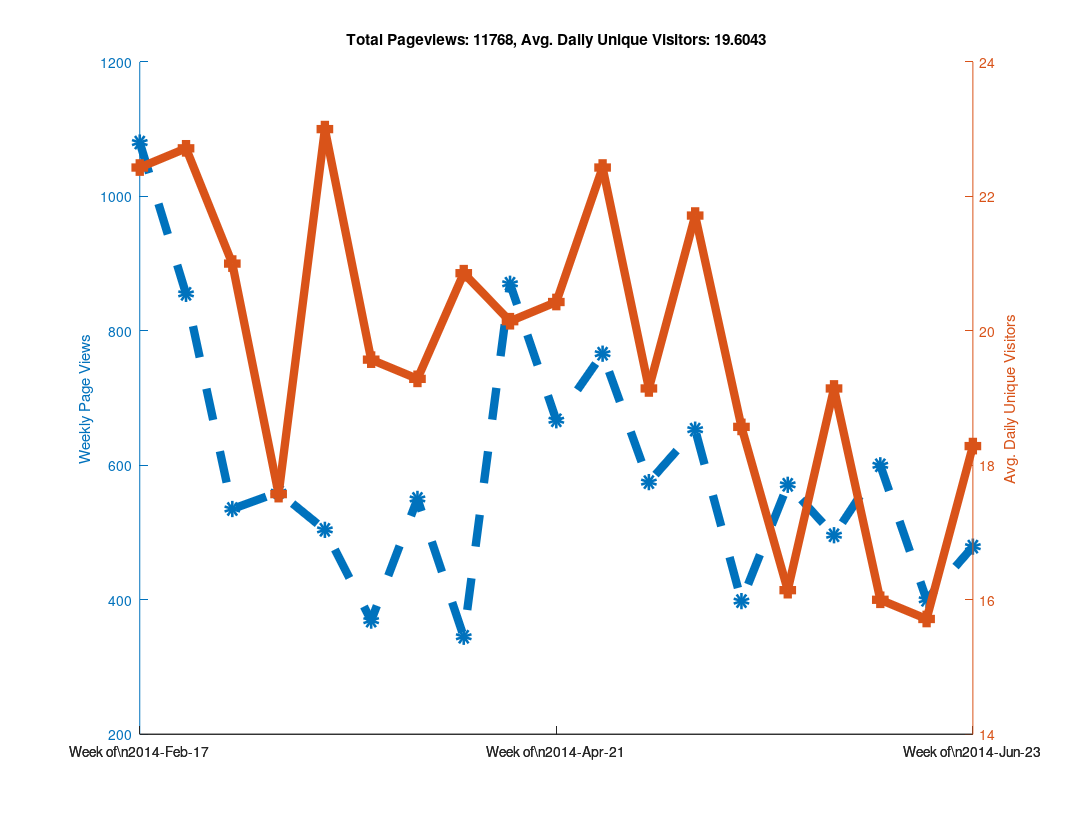

Recreate this plot in MATLAB.
clear all

% Github has a "traffic" page now, but it doesn't seem like you can
% put in an arbitrary date range?  When I looked at it, it showed the
% numbers of unique visitors and views for the last two weeks only...
% So as long as I check back at least once every two weeks I can keep
% a record of it?  Great...

% https://github.com/libMesh/libmesh/graphs/traffic

% Date, Views, Unique Visitors
data = {
    '2014-Feb-17', 274, 25
    '2014-Feb-18', 145, 30
    '2014-Feb-19', 129, 27
    '2014-Feb-20', 202, 24
    '2014-Feb-21', 240, 22
    '2014-Feb-22', 62,  17
    '2014-Feb-23', 28,  12
    '2014-Feb-24', 217, 19
    '2014-Feb-25', 90,  25
    '2014-Feb-26', 189, 36
    '2014-Feb-27', 112, 26
    '2014-Feb-28', 81,  20
    '2014-Mar-01', 113, 17
    '2014-Mar-02', 53,  16
    '2014-Mar-03', 41,  21
    '2014-Mar-04', 144, 35
    '2014-Mar-05', 51,  20
    '2014-Mar-06', 157, 25
    '2014-Mar-07', 50,  22
    '2014-Mar-08', 50,  11
    '2014-Mar-09', 42,  13
    '2014-Mar-10', 61,  16
    '2014-Mar-11', 27,  16
    '2014-Mar-12', 111, 20
    '2014-Mar-13', 66,  20
    '2014-Mar-14', 223, 25
    '2014-Mar-15', 46,   9
    '2014-Mar-16', 26,  17
    '2014-Mar-17', 80,  29
    '2014-Mar-18', 59,  30
    '2014-Mar-19', 85,  31
    '2014-Mar-20', 122, 18
    '2014-Mar-21', 61,  21
    '2014-Mar-22', 33,  18
    '2014-Mar-23', 64,  14
    '2014-Mar-24', 95,  24
    '2014-Mar-25', 75,  28
    '2014-Mar-26', 49,  18
    '2014-Mar-27', 57,  24
    '2014-Mar-28', 33,  16
    '2014-Mar-29', 41,  16
    '2014-Mar-30', 19,  11
    '2014-Mar-31', 52,  12
    '2014-Apr-01', 120, 21
    '2014-Apr-02', 68,  23
    '2014-Apr-03', 98,  28
    '2014-Apr-04', 77,  21
    '2014-Apr-05', 80,  15
    '2014-Apr-06', 55,  15
    '2014-Apr-07', 71,  31
    '2014-Apr-08', 84,  26
    '2014-Apr-09', 33,  18
    '2014-Apr-10', 32,  16
    '2014-Apr-11', 51,  20
    '2014-Apr-12', 25,  15
    '2014-Apr-13', 49,  20
    '2014-Apr-14', 120, 23
    '2014-Apr-15', 191, 27
    '2014-Apr-16', 219, 24
    '2014-Apr-17', 216, 30
    '2014-Apr-18', 63,  19
    '2014-Apr-19', 36,  11
    '2014-Apr-20', 25,   7
    '2014-Apr-21', 115, 24
    '2014-Apr-22', 128, 31
    '2014-Apr-23', 87,  25
    '2014-Apr-24', 108, 23
    '2014-Apr-25', 111, 20
    '2014-Apr-26', 89,   9
    '2014-Apr-27', 29,  11
    '2014-Apr-28', 177, 28
    '2014-Apr-29', 170, 27
    '2014-Apr-30', 183, 28
    '2014-May-01', 97,  25
    '2014-May-02', 64,  23
    '2014-May-03', 43,  12
    '2014-May-04', 32,  14
    '2014-May-05', 125, 28
    '2014-May-06', 68,  24
    '2014-May-07', 68,  19
    '2014-May-08', 114, 14
    '2014-May-09', 47,  20
    '2014-May-10', 139, 20
    '2014-May-11', 14,   9
    '2014-May-12', 90,  27
    '2014-May-13', 92,  22
    '2014-May-14', 197, 32
    '2014-May-15', 140, 26
    '2014-May-16', 59,  20
    '2014-May-17', 21,  9
    '2014-May-18', 54,  16
    '2014-May-19', 117, 28
    '2014-May-20', 47,  18
    '2014-May-21', 55,  19
    '2014-May-22', 77,  26
    '2014-May-23', 28,  12
    '2014-May-24', 38,  13
    '2014-May-25', 36,  14
    '2014-May-26', 44,  13
    '2014-May-27', 166, 24
    '2014-May-28', 139, 20
    '2014-May-29', 67,  25
    '2014-May-30', 73,  11
    '2014-May-31', 60,  9
    '2014-Jun-01', 22,  11
    '2014-Jun-02', 87,  18
    '2014-Jun-03', 103, 31
    '2014-Jun-04', 105, 27
    '2014-Jun-05', 74,  22
    '2014-Jun-06', 55,  16
    '2014-Jun-07', 53,  15
    '2014-Jun-08', 19,  5
    '2014-Jun-09', 91,  14
    '2014-Jun-10', 136, 19
    '2014-Jun-11', 104, 27
    '2014-Jun-12', 195, 22
    '2014-Jun-13', 51,  18
    '2014-Jun-14', 4,   4
    '2014-Jun-15', 19,  8
    '2014-Jun-16', 86,  19
    '2014-Jun-17', 60,  20
    '2014-Jun-18', 115, 25
    '2014-Jun-19', 73,  20
    '2014-Jun-20', 24,  12
    '2014-Jun-21', 12,  4
    '2014-Jun-22', 30,  10
    '2014-Jun-23', 106, 23
    '2014-Jun-24', 51,  16
    '2014-Jun-25', 115, 25
    '2014-Jun-26', 77,  24
    '2014-Jun-27', 91,  24
    '2014-Jun-28', 30,  9
    '2014-Jun-29', 9,   7
    '2014-Jun-30', 80,  25
    '2014-Jul-01', 118, 17
    '2014-Jul-02', 124, 18
    '2014-Jul-03', 103, 22
    '2014-Jul-04', 33,  11
    '2014-Jul-05', 37,  13
    };

% length works like you would expect it to for cell arrays.
N=length(data);

% A cell array of strings holding just the dates
dates = {data{:,1}};

% Note the extra square brackets!  This seems to be required (at least
% in Octave) to catch the output of data{:,2} as an array.
views = [data{:,2}];
visitors = [data{:,3}];



% 1.) Make daily plot - You can do this, but it gets a bit hard to read

%% % Can't plot string data automatically?
%% x=linspace(1,N,N);
%%
%% % Only way to set linestyles with plotyy is after the fact, apparently.
%% % plotyy returns the axis handle first, followed by the two plot handles.
%% clf;
%% hold on;
%% [haxis, h1, h2] = plotyy(x, views, x, visitors);
%%
%% % Label the axes
%% ylabel (haxis(1), 'Daily Page Views');
%% ylabel (haxis(2), 'Daily Unique Visitors');
%%
%% % Totaling unique visitors doesn't really mean much...
%% title (['Total Pageviews: ', num2str(sum(views)), ', Avg. Daily Unique Visitors: ', num2str(mean(visitors))]);
%%
%% % Make thick lines - this looks better in PDF
%% set([h1, h2], 'linewidth', 6);
%%
%% % Turn on markers
%% set(h1, 'marker', 'o');
%% set(h2, 'marker', 's');
%%
%% % Set marker size
%% set([h1, h2], 'markersize', 6);
%%
%% % Make dashed line?  Aquaterm doesn't seem to properly display this, but it
%% % does work in the PDF!
%% set(h1, 'linestyle', '--');
%%
%% % Set the xticks and labels so that it shows dates instead of numbers.
%% xticksat = [1 length(x)];
%% set(haxis, 'xtick', xticksat);
%%
%% for i=1:length(xticksat)
%%   xtlabels{i} = data{xticksat(i), 1};
%% end
%% set(haxis, 'xticklabel', xtlabels);
%%
%% % Print to PDF
%% set (gcf, "paperposition", [0.25, 0.25, 10.75, 8.25]);
%% set (gcf, "papersize", [11, 8.5]);
%% set (gcf, "paperorientation", 'landscape');
%%
%% % Make a PDF of this plot.
%% print('-dpdf', 'github_traffic.pdf', '-FHelvetica:20');



% 2.) Make weekly plot - the data is naturally week-periodic
week_indexes = 1:7:N;

% Get total views and average unique viewers for each week
week_views = [];
week_visitors = [];
  for i=1:length(week_indexes)-1
  start = week_indexes(i);
  stop = week_indexes(i+1) - 1;
  week_views(end+1) = sum(views(start:stop));
  week_visitors(end+1) = mean(visitors(start:stop));
end

clf;
hold on;

x=linspace(1, length(week_views), length(week_views));
[haxis, h1, h2] = plotyy(x, week_views, x, week_visitors);

% Label the axes
ylabel (haxis(1), 'Weekly Page Views');
ylabel (haxis(2), 'Avg. Daily Unique Visitors');

% Totaling unique visitors doesn't really mean much...
title (['Total Pageviews: ', num2str(sum(views)), ', Avg. Daily Unique Visitors: ', num2str(mean(visitors))]);

% Make thick lines - this looks better in PDF
set([h1, h2], 'linewidth', 6);

% Turn on markers
set(h1, 'marker', 'o');
set(h2, 'marker', 's');

% Set marker size
set([h1, h2], 'markersize', 6);

% Make dashed line?  Aquaterm doesn't seem to properly display this, but it
% does work in the PDF!
set(h1, 'linestyle', '--');

% Set the xticks and labels so that it shows dates instead of numbers.
xticksat = [1 ceil(length(x)/2) length(x)];
set(haxis, 'xtick', xticksat);

for i=1:length(xticksat)
  xtlabels{i} = ['Week of\n', data{week_indexes(xticksat(i)), 1}];
end
set(haxis, 'xticklabel', xtlabels);

% Print to PDF
set (gcf, "papersize", [11, 8.5]);
set (gcf, "paperorientation", 'landscape');

% I was using these paper settings in older versions of Octave, but
% they changed in 3.8.0
is_380 = strcmp(version(), '3.8.0');

if (!is_380)
  set (gcf, "paperposition", [0.25, 0.25, 10.75, 8.25]);
else
  % In Octave 3.8.0, the default paperposition is [0.25000, 2.50000, 8.00000, 6.00000],
  % the third number makes the plot taller instead of wider!
  set (gcf, "paperposition", [0.25, 0.25, 8.0, 10.5]);
end

% Make a PDF of this plot.
print('-dpdf', 'weekly_github_traffic.pdf', '-FHelvetica:20');



% 3.) Make monthly plot - not enough data to be interesting yet...

%% month_intervals = {'2014-Feb-17', '2014-Mar-17', '2014-Apr-17'};
%%
%% % Numerical indexes of the month intervals
%% month_indexes = [];
%%
%% for i=1:length(month_intervals)
%%   % Calling 'strcmp' on a cell array of strings returns an array of 0s
%%   % and 1s, then 'find' returns the non-zero index.  The 'end' keyword
%%   % is used to append to the array.
%%   month_indexes(end+1) = find(strcmp(month_intervals{i}, dates));
%% end
%%
%% % Get total views and average unique viewers for each month
%% month_views = [];
%% month_visitors = [];
%%   for i=1:length(month_indexes)-1
%%   start = month_indexes(i);
%%   stop = month_indexes(i+1) - 1;
%%   month_views(end+1) = sum(views(start:stop));
%%   month_visitors(end+1) = mean(visitors(start:stop));
%% end
%%
%% clf;
%% hold on;
%% x=linspace(1, length(month_views), length(month_views));
%% [haxis, h1, h2] = plotyy(x, month_views, x, month_visitors);
